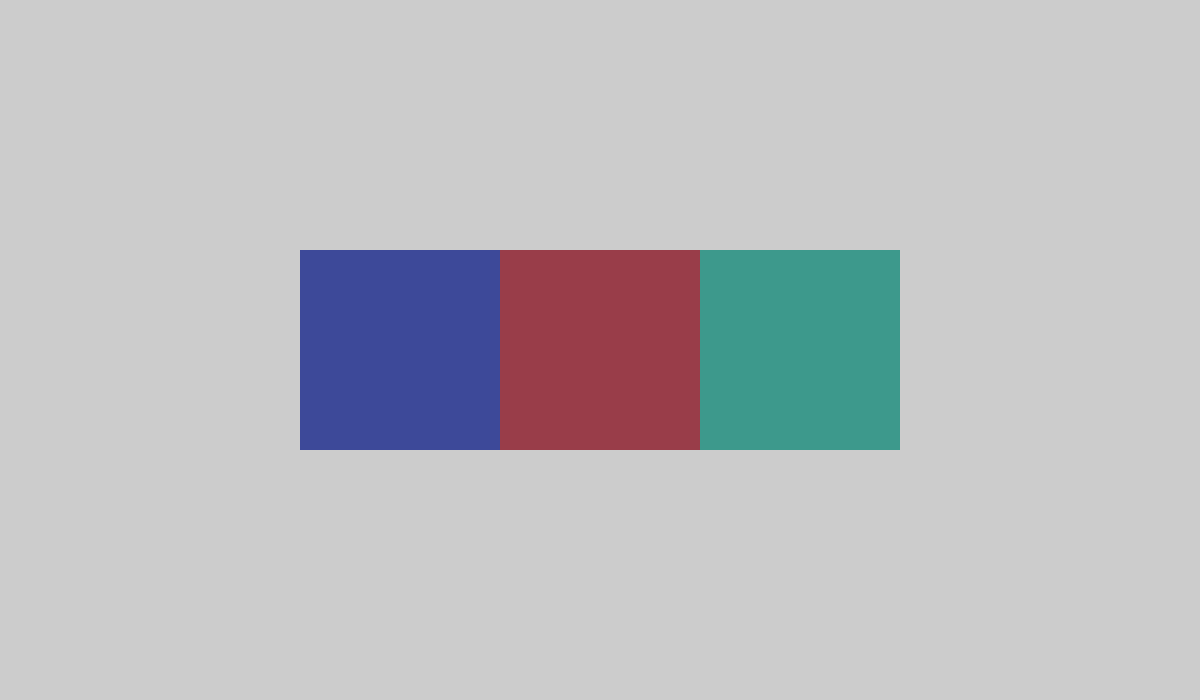
Frame 1 (no input)
Frame 60 (the mouse pressed at the canvas centre just before this capture): identical to frame 1, image omitted
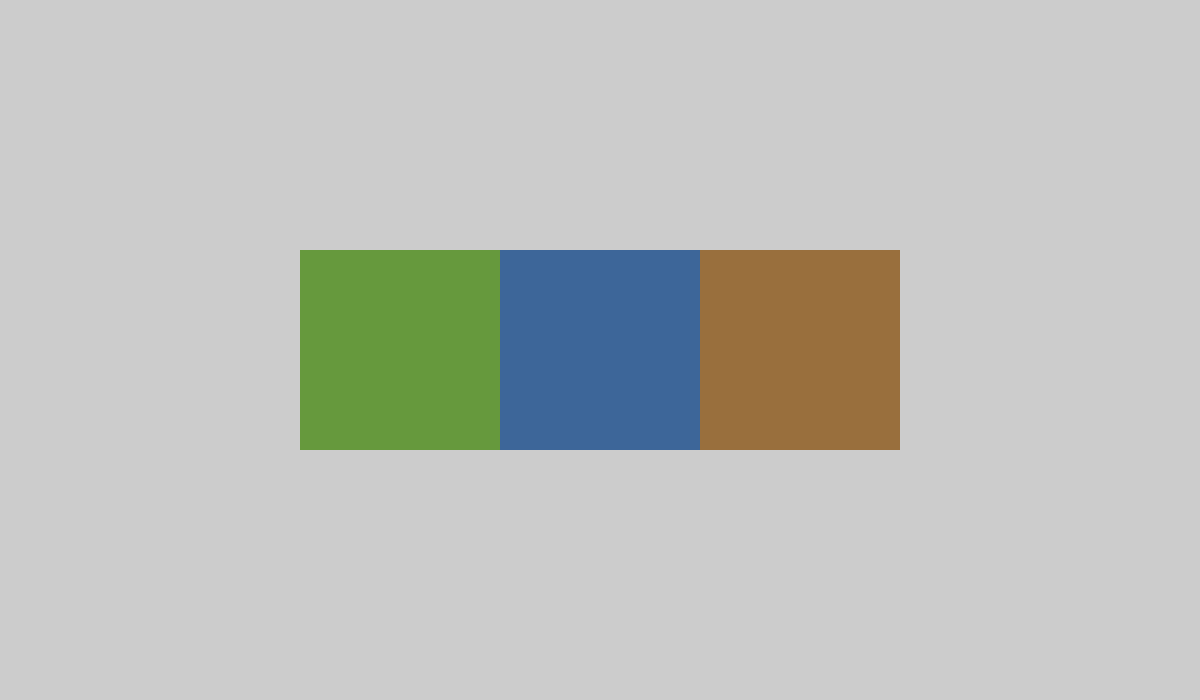
Frame 120 (the mouse held since frame 60 and released just before this capture)

The Processing sketch that drew these frames (run headless with seeded random() and noise(); from frame 60 on, the mouse is pressed at the canvas centre):

// Processing sketch: es506d
// ── es506d.pde
boolean change = false;
int hue1;
int hue2;
int hue3;
int saturation;
int brightness;
color c;

void setup() {
  size(1200,700);
  hue1 = (int)random(0,360);
}

void draw() {
  hue2 = (hue1+120)%360;
  hue3 = (hue2+180)%360;
  noStroke();
  colorMode(HSB, 360,100,100);
  rectMode(CENTER); 
  saturation = 60;
  brightness = 60;
  fill(hue1, saturation, brightness);
  rect(width/2-200,height/2, 200, 200);
  fill(hue2, saturation, brightness);
  rect(width/2,height/2, 200, 200);
  fill(hue3, saturation, brightness);
  rect(width/2+200,height/2, 200, 200);
}

void mousePressed() {
  hue1 = (int)random(0,360);
}
